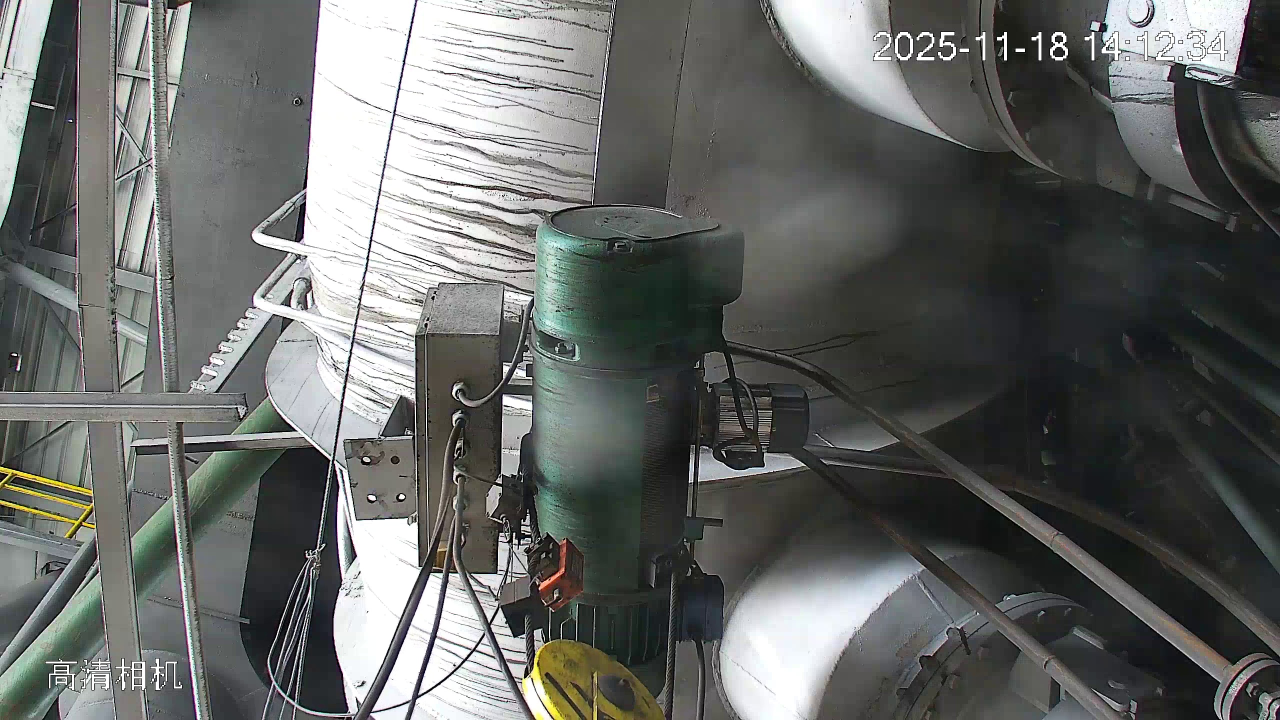
#> input picture backend/dataset/cameras/motor-m-204/Pair001/RGB_001.jpg, 2560 x 1440 px (shown at 1/2 size)
$ python -i processing.py   (imports and definitions only)
#> lines starting #> are read from the running program, lines starting #| are printed output that depends on the picture
from pathlib import Path
import cv2, numpy as np

def preprocess(path:Path, output:Path, thermal=False):
#> called with output = 'out.png', thermal = False
    image=cv2.imread(str(path));
#> image is the input picture: shape (1440, 2560, 3); mean B, G, R 101.6, 103.6, 101.6
    if image is None: raise ValueError("Image decoding failed")
    image=cv2.resize(image,(512,512),interpolation=cv2.INTER_AREA)
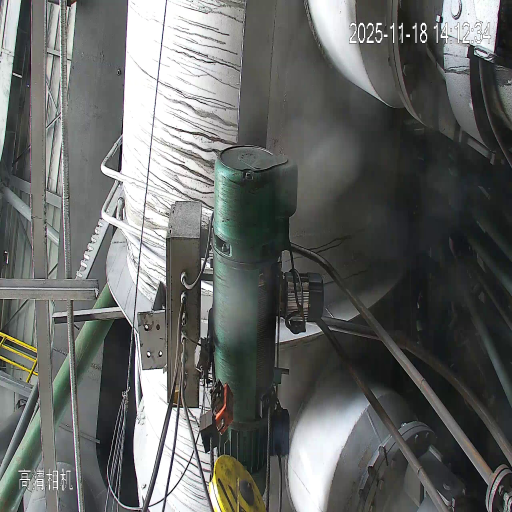
#> image: shape (512, 512, 3); mean B, G, R 101.6, 103.7, 101.6
    image=cv2.fastNlMeansDenoisingColored(image,None,5,5,7,21)
    lab=cv2.cvtColor(image,cv2.COLOR_BGR2LAB); l,a,b=cv2.split(lab); l=cv2.createCLAHE(clipLimit=2.0,tileGridSize=(8,8)).apply(l); image=cv2.cvtColor(cv2.merge([l,a,b]),cv2.COLOR_LAB2BGR)
#> after `lab = cv2.cvtColor(image, cv2.COLOR_BGR2LAB)`: lab: shape (512, 512, 3); mean of channels 0, 1, 2 107.1, 126.7, 129
#> after `l, a, b = cv2.split(lab)`:
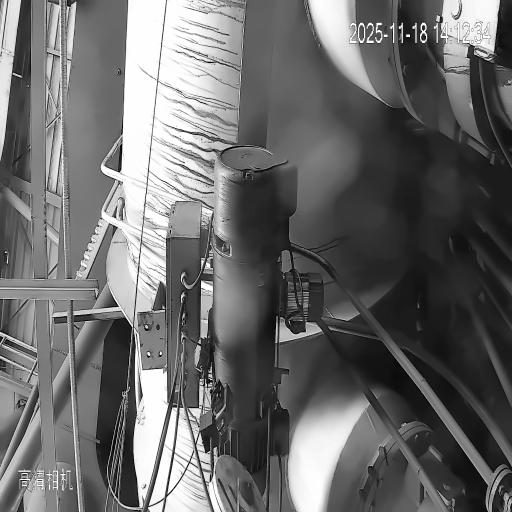
#> l: shape (512, 512); min 0, max 254, mean 107.1
#> after `l, a, b = cv2.split(lab)`:
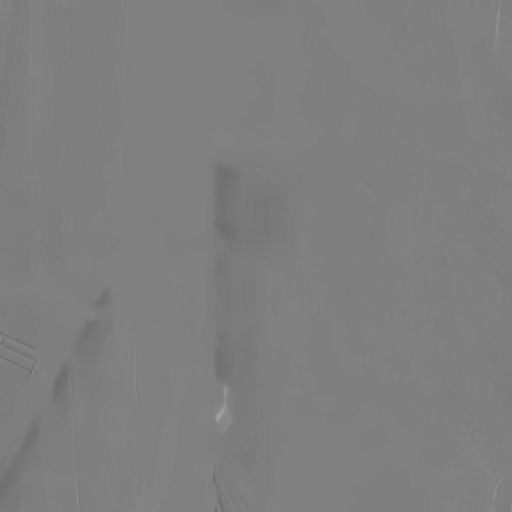
#> a: shape (512, 512); min 108, max 163, mean 126.7
#> after `l = cv2.createCLAHE(clipLimit=2.0, tileGridSize=(8, 8)).apply(l)`:
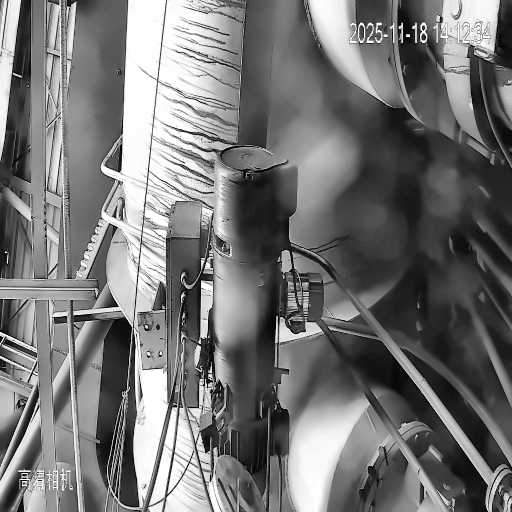
#> l: shape (512, 512); min 0, max 255, mean 117.3
#> after `image = cv2.cvtColor(cv2.merge([l, a, b]), cv2.COLOR_LAB2BGR)`:
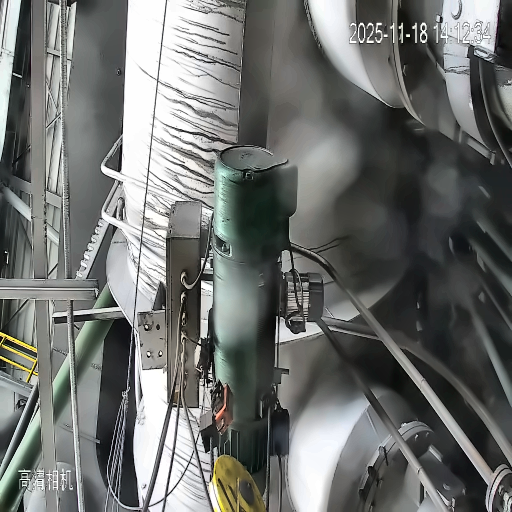
#> image: shape (512, 512, 3); mean B, G, R 111.1, 113.3, 111.1
    cv2.imwrite(str(output),image); return image
# [8 lines left out: function register, not called in this run]
def fuse(rgb, thermal):
    th=cv2.applyColorMap(cv2.cvtColor(thermal,cv2.COLOR_BGR2GRAY),cv2.COLORMAP_INFERNO); return cv2.addWeighted(rgb,.65,th,.35,0)


# [26 lines left out: function localization_overlay, not called in this run]


def baseline_saliency_overlay(rgb, thermal):
    gray=cv2.cvtColor(thermal,cv2.COLOR_BGR2GRAY)
    return localization_overlay(rgb,gray.astype(np.float32)/255.0,learned=False)


# [12 lines left out: function inspection_localization, not called in this run]

>>> result = preprocess('../../dataset/cameras/motor-m-204/Pair001/RGB_001.jpg', 'out.png')

$ run again, on backend/dataset/cameras/motor-m-204/Pair001/Thermal_001.jpg
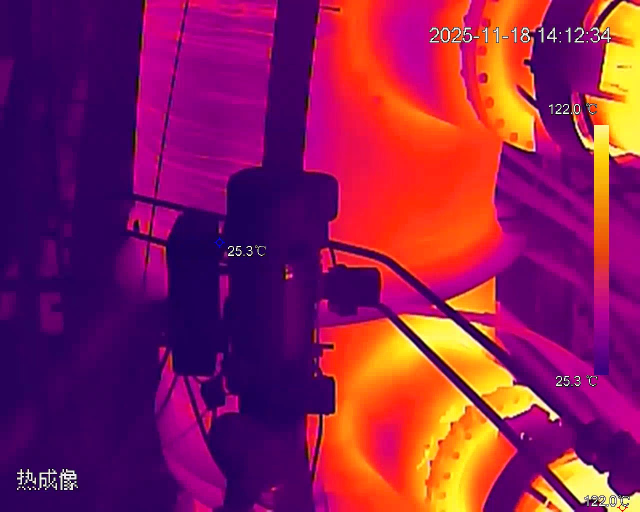
#> input picture backend/dataset/cameras/motor-m-204/Pair001/Thermal_001.jpg, 1280 x 1024 px (shown at 1/2 size)
#> in preprocess, image is the input picture: shape (1024, 1280, 3); mean B, G, R 84.8, 29.2, 137.2
#> lab: shape (512, 512, 3); mean of channels 0, 1, 2 85.2, 177, 120.8
#> in preprocess, `l = cv2.createCLAHE(clipLimit=2.0, tileGridSize=(8, 8)).apply(l)`:
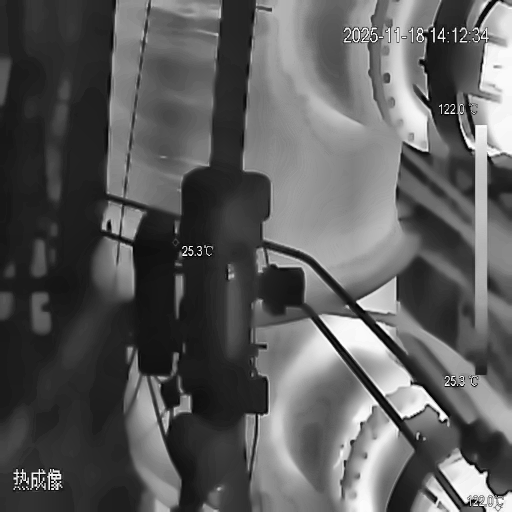
#> l: shape (512, 512); min 1, max 255, mean 91.7
#> in preprocess, `image = cv2.cvtColor(cv2.merge([l, a, b]), cv2.COLOR_LAB2BGR)`:
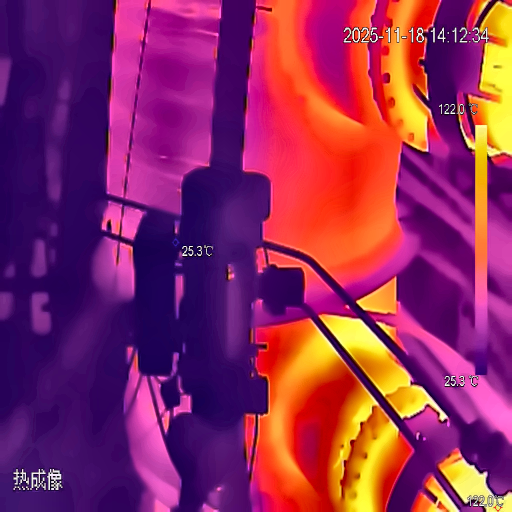
#> image: shape (512, 512, 3); mean B, G, R 92.3, 41.7, 141.2
